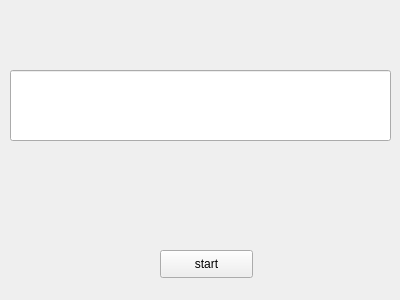
<?xml version="1.0" encoding="UTF-8"?>
<ui version="4.0">
 <class>Widget</class>
 <widget class="QWidget" name="Widget">
  <property name="geometry">
   <rect>
    <x>0</x>
    <y>0</y>
    <width>400</width>
    <height>300</height>
   </rect>
  </property>
  <property name="windowTitle">
   <string>Widget</string>
  </property>
  <widget class="QPushButton" name="stbut">
   <property name="geometry">
    <rect>
     <x>160</x>
     <y>250</y>
     <width>93</width>
     <height>28</height>
    </rect>
   </property>
   <property name="text">
    <string>start</string>
   </property>
  </widget>
  <widget class="QLineEdit" name="txt">
   <property name="geometry">
    <rect>
     <x>10</x>
     <y>70</y>
     <width>381</width>
     <height>71</height>
    </rect>
   </property>
   <property name="font">
    <font>
     <family>Arial</family>
     <pointsize>24</pointsize>
    </font>
   </property>
  </widget>
 </widget>
 <layoutdefault spacing="6" margin="11"/>
 <resources/>
 <connections/>
</ui>
